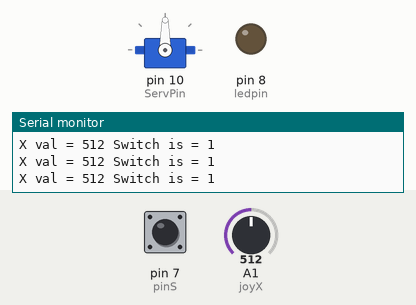
A sketch run on a simulated Arduino Uno, built with avr-gcc and run on an emulated ATmega328P. On the bench: servo, output pins drawn as LEDs (lit = HIGH), the last lines printed to the serial monitor. The test bench sets the inputs (shaded band); at power-on: A1 (joyX) = 512, pin 7 (pinS) HIGH.

Above: at 1.2 s.
1.3 s: A1 (joyX) set to 716
At 1.6 s:
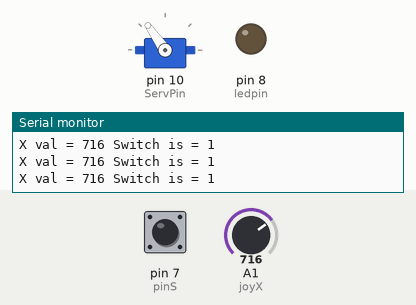
2.8 s: pin 7 (pinS) pulled LOW for 0.15 s
At 2.91 s:
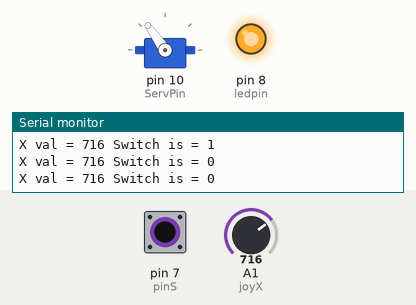
4.4 s: A1 (joyX) set to 900
At 4.8 s:
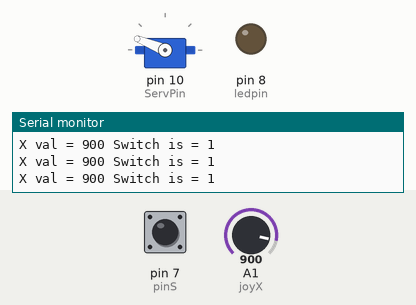
5.9 s: pin 7 (pinS) pulled LOW for 1 s
At 6.7 s:
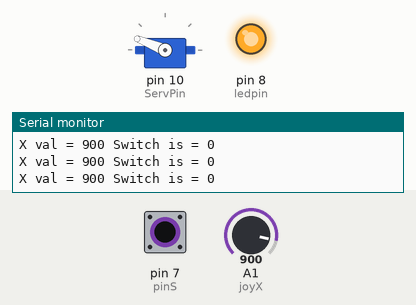
8.4 s: A1 (joyX) set to 1023
At 9.1 s:
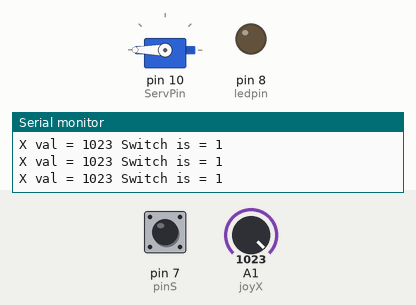
9.9 s: pin 7 (pinS) pulled LOW for 0.15 s
At 10.0 s:
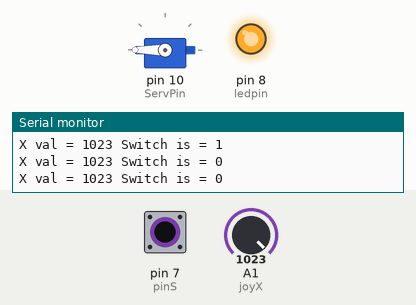
Timing chart, 0 to 12.5 s (numbered marks = the images above; inputs shaded):
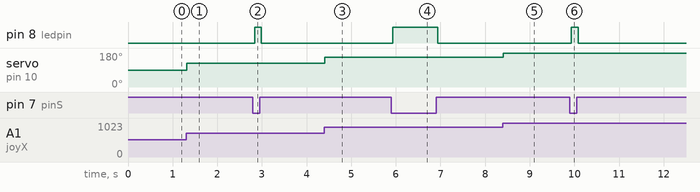

Measured:
- after the input at 1.3 s, servo on pin 10 (ServPin): 90° → 125° at once
- after the input at 2.8 s, pin 8 (ledpin): LOW → HIGH at once, → LOW 0.15 s later
- after the input at 4.4 s, servo on pin 10 (ServPin): 125° → 158° at once
- after the input at 5.9 s, pin 8 (ledpin): LOW → HIGH at once, → LOW 1.0 s later
- after the input at 8.4 s, servo on pin 10 (ServPin): 158° → 180° at once
- after the input at 9.9 s, pin 8 (ledpin): LOW → HIGH at once, → LOW 0.15 s later

The sketch:

joystick-and-servo.ino
```cpp
#include <Servo.h>

int joyX = A1;
int joyY = A2;
int pinS = 7;
int ledpin = 8;

Servo servoX;

int ServPin = 10;

int dt = 50;

void setup() {
  Serial.begin(115200);
  pinMode(joyX, INPUT);
  pinMode(joyY, INPUT);
  pinMode(pinS, INPUT);
  pinMode(ledpin, OUTPUT);

  servoX.attach(ServPin);
  digitalWrite(pinS, HIGH);


}

void loop() {

  int Xval = analogRead(joyX);
  int Sval = digitalRead(pinS);
  Serial.print("X val = ");
  Serial.print(Xval);
  Serial.print(" Switch is = ");
  Serial.println(Sval);

  int servoturn = (180./1023.)*Xval;

  servoX.write(servoturn);

  if (Sval == 0){
    digitalWrite(ledpin, HIGH);
  }
  else {
    digitalWrite(ledpin, LOW);
  }

  delay(dt);


}
```
